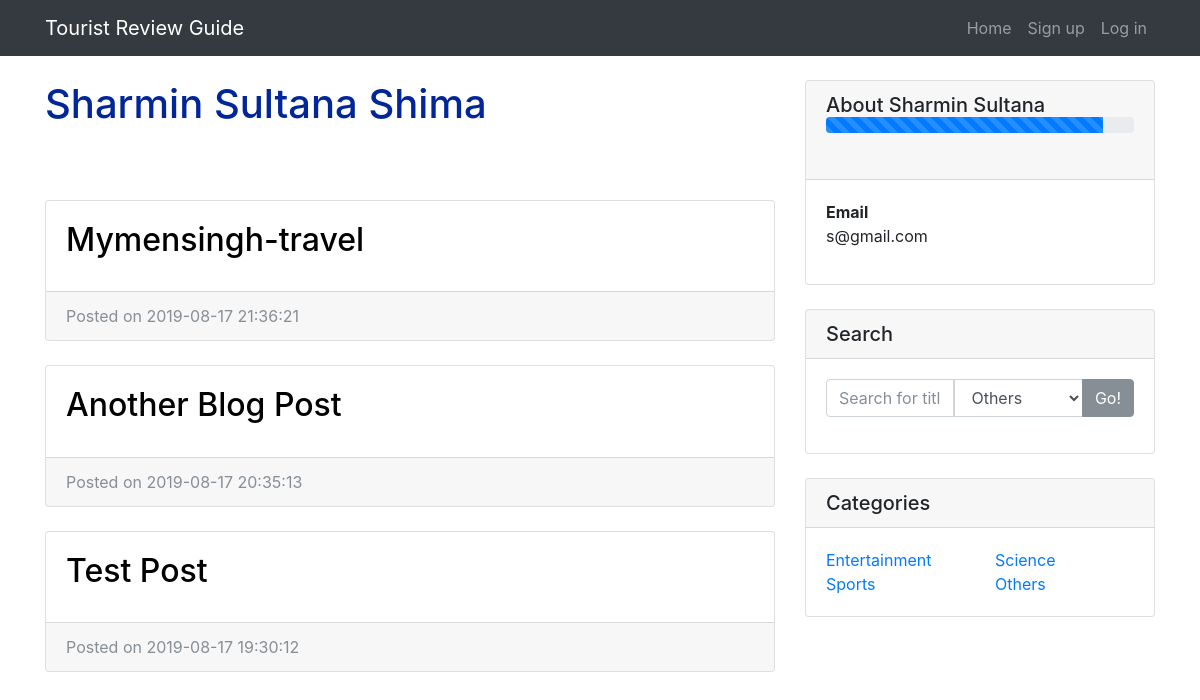
/blog/profile.php?user=6, run on the app's committed database.
### tables this page shows
CREATE TABLE `user` (
  `ID` int(11) NOT NULL,
  `Fname` varchar(50) NOT NULL,
  `Lname` varchar(50) DEFAULT NULL,
  `Password` varchar(100) NOT NULL,
  `Email` varchar(100) NOT NULL
);

CREATE TABLE `post` (
  `ID` int(11) NOT NULL,
  `Title` varchar(255) NOT NULL,
  `Date_Time` datetime NOT NULL,
  `Image` varchar(255) DEFAULT NULL,
  `Post` text,
  `Category` varchar(50) NOT NULL,
  `Total_Rates` int(11) DEFAULT NULL,
  `Raters_Number` int(11) DEFAULT NULL,
  `Place` varchar(255) DEFAULT NULL,
  `User_ID` int(11) NOT NULL
);

### blog/assets/classes/user.php (called while the page is built, shortened)
<?php
class user
{
 private $connection;
    function __construct ($c){
        $this->connection=$c;
    }
    public function getUserInfo($id){
        $query="select * from user where ID= '{$id}' ";
        $result=mysqli_query($this->connection , $query);
        if(!$result){
            return -1;
        }
        else{
            return $result;
        }
    }
}

### blog/assets/classes/post.php (called while the page is built, shortened)
<?php
class post
{
 private $connection;
    function __construct ($c){
        $this->connection=$c;
    }
    public function getUserOrderedPosts($user_id){
        $query = " SELECT * FROM post where User_ID= {$user_id} ORDER BY Date_Time DESC";
        $result = mysqli_query($this->connection , $query);
        if(!$result){
          return -1;
        }
        else{
            return $result;
        }
    }
}
?>

### blog/profile.php (the view, shortened to what this page needs)
<?php
require_once ("assets/layouts/header.php");
require_once("assets/db_connection.php");
require_once ("assets/classes/user.php");
require_once ("assets/classes/post.php");
$user=new user($connection);
$post=new post($connection);
if(!isset($_GET["user"])){
    $resultInfo=$user->getUserInfo($_SESSION["id"]);
    $resultPosts=$post->getUserOrderedPosts($_SESSION["id"]);
}else{
    $resultInfo=$user->getUserInfo($_GET["user"]);
    $resultPosts=$post->getUserOrderedPosts($_GET["user"]);
}
?>
    <div class="container">
      <div class="row">
        <div class="col-md-8">
        <?php
            if($resultInfo == false) {
                trigger_error("Query result returns -1");
            } else{
                $dataInfo=mysqli_fetch_assoc($resultInfo); }
            ?>
          <h1 class="my-4" style="text-transform: capitalize; color:#002699;"><?php echo $dataInfo["Fname"]." ".$dataInfo["Lname"];?>
          </h1>
          <br><br>
         <?php
            if($resultPosts == false) {
                trigger_error("Query result returns -1");
            }else{
            while ($dataPosts=mysqli_fetch_assoc($resultPosts)){
        ?>
          <div class="card mb-4">
            <div class="card-body">
             <?php $link = "post.php?id=".$dataPosts["ID"];?>
              <h2 class="card-title"><a href="<?php echo $link; ?>" style="text-decoration: none; color:#000;"><?php echo ucfirst($dataPosts["Title"]); ?></a></h2>
            </div>
            <div class="card-footer text-muted">
              Posted on <?php echo $dataPosts["Date_Time"]; ?>
            </div>
          </div>
          <?php } } ?>
        </div>
        <div class="col-md-4">
          <div class="card my-4">
            <h5 class="card-header" style="text-transform: capitalize;">
             <?php echo "about ".$dataInfo["Fname"];?>
              <div class="progress">
             <div class="progress-bar progress-bar-striped progress-bar-animated" style="width: 90%" aria-valuenow="100" aria-valuemin="0   " aria-valuemax="100"></div>
               </div>
            <br>
            </h5>
            <div class="card-body">
             <dl>
               <dt>Email</dt>
               <dd><?php echo $dataInfo["Email"];?></dd>
             </dl>
            </div>
          </div>
          <?php
             require_once("assets/layouts/search.php");
            require_once("assets/layouts/categories.php");
         ?>
        </div>
      </div>
    </div>

### blog/css/blog-home.css (style rules this page uses)
body { padding-top: 54px; }
@media (min-width: 992px) { body { padding-top: 56px; } }

### data on the page
user: Fname "Sharmin Sultana", Lname "Shima", Email "s@gmail.com"
post: Title "Mymensingh-travel", Date_Time "2019-08-17 21:36:21"
post: Title "Another Blog Post", Date_Time "2019-08-17 20:35:13"
post: Title "Test Post", Date_Time "2019-08-17 19:30:12"

### other printed values
$pro "Sign up"
$parameter "Log in"
